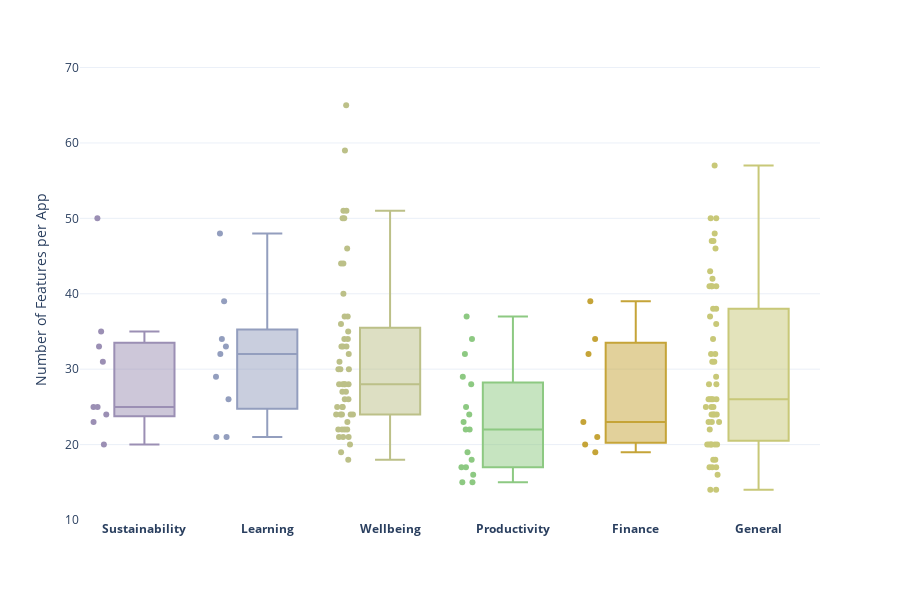

Notebook source saved alongside this figure:
### Code cell
# reorder columns
df_grouped_all = df_grouped_all.reindex(columns=domain_order, level='domain')

# make flat dataframe
df_flat = df_grouped_all.sum().reset_index()
df_flat.columns = ['domain', 'app', 'feature_count']



# boxplot including points for all apps
fig = px.box(df_flat, x='domain',
             y='feature_count',
             color='domain',
             points='all',
             color_discrete_map=color_discrete_map,
             template='plotly_white')

# remove legend
fig.update_layout(showlegend=False, height=600)

# make y start at 10
fig.update_yaxes(range=[10, 71])

# rename y to Number of Features per App
fig.update_yaxes(title='Number of Features per App')

# remove x axis title
fig.update_xaxes(title='', tickfont=dict(weight='bold'))

# show boxplot
fig.show()

# save figure and data
fig.write_image('../images/pdf/12_boxplot.pdf')
fig.write_image('../images/png/12_boxplot.png')

### Figure 1 — Plotly figure (JSON) as saved in the notebook; plotly's stock layout.template omitted (floating-point values rounded to 4 significant figures)
{"data": [{"alignmentgroup": "True", "boxpoints": "all", "hovertemplate": "domain=%{x}<br>feature_count=%{y}<extra></extra>", "legendgroup": "Sustainability", "marker": {"color": "rgb(155,143,180)"}, "name": "Sustainability", "notched": false, "offsetgroup": "Sustainability", "orientation": "v", "showlegend": true, "x": ["Sustainability", "Sustainability", "Sustainability", "Sustainability", "Sustainability", "Sustainability", "Sustainability", "Sustainability", "Sustainability"], "x0": " ", "xaxis": "x", "y": [33.0, 35.0, 23.0, 24.0, 50.0, 20.0, 25.0, 31.0, 25.0], "y0": " ", "yaxis": "y", "type": "box"}, {"alignmentgroup": "True", "boxpoints": "all", "hovertemplate": "domain=%{x}<br>feature_count=%{y}<extra></extra>", "legendgroup": "Learning", "marker": {"color": "rgb(147,158,190)"}, "name": "Learning", "notched": false, "offsetgroup": "Learning", "orientation": "v", "showlegend": true, "x": ["Learning", "Learning", "Learning", "Learning", "Learning", "Learning", "Learning", "Learning", "Learning"], "x0": " ", "xaxis": "x", "y": [32.0, 33.0, 48.0, 39.0, 26.0, 21.0, 29.0, 34.0, 21.0], "y0": " ", "yaxis": "y", "type": "box"}, {"alignmentgroup": "True", "boxpoints": "all", "hovertemplate": "domain=%{x}<br>feature_count=%{y}<extra></extra>", "legendgroup": "Wellbeing", "marker": {"color": "rgb(188,192,136)"}, "name": "Wellbeing", "notched": false, "offsetgroup": "Wellbeing", "orientation": "v", "showlegend": true, "x": ["Wellbeing", "Wellbeing", "Wellbeing", "Wellbeing", "Wellbeing", "Wellbeing", "Wellbeing", "Wellbeing", "Wellbeing", "Wellbeing", "Wellbeing", "Wellbeing", "Wellbeing", "Wellbeing", "Wellbeing", "Wellbeing", "Wellbeing", "Wellbeing", "Wellbeing", "Wellbeing", "Wellbeing", "Wellbeing", "Wellbeing", "Wellbeing", "Wellbeing", "Wellbeing", "Wellbeing", "Wellbeing", "Wellbeing", "Wellbeing", "Wellbeing", "Wellbeing", "Wellbeing", "Wellbeing", "Wellbeing", "Wellbeing", "Wellbeing", "Wellbeing", "Wellbeing", "Wellbeing", "Wellbeing", "Wellbeing", "Wellbeing", "Wellbeing", "Wellbeing", "Wellbeing", "Wellbeing", "Wellbeing", "Wellbeing", "Wellbeing", "Wellbeing", "Wellbeing"], "x0": " ", "xaxis": "x", "y": [26.0, 50.0, 28.0, 50.0, 34.0, 32.0, 24.0, 24.0, 65.0, 28.0, 22.0, 24.0, 37.0, 21.0, 30.0, 34.0, 30.0, 36.0, 26.0, 46.0, 31.0, 25.0, 28.0, 35.0, 21.0, 51.0, 44.0, 25.0, 24.0, 33.0, 33.0, 44.0, 19.0, 20.0, 22.0, 18.0, 24.0, 40.0, 33.0, 25.0, 28.0, 22.0, 22.0, 30.0, 27.0, 27.0, 23.0, 37.0, 59.0, 51.0, 28.0, 21.0], "y0": " ", "yaxis": "y", "type": "box"}, {"alignmentgroup": "True", "boxpoints": "all", "hovertemplate": "domain=%{x}<br>feature_count=%{y}<extra></extra>", "legendgroup": "Productivity", "marker": {"color": "rgb(141,201,130)"}, "name": "Productivity", "notched": false, "offsetgroup": "Productivity", "orientation": "v", "showlegend": true, "x": ["Productivity", "Productivity", "Productivity", "Productivity", "Productivity", "Productivity", "Productivity", "Productivity", "Productivity", "Productivity", "Productivity", "Productivity", "Productivity", "Productivity", "Productivity", "Productivity", "Productivity"], "x0": " ", "xaxis": "x", "y": [22.0, 28.0, 18.0, 32.0, 19.0, 29.0, 37.0, 34.0, 17.0, 15.0, 23.0, 17.0, 22.0, 15.0, 24.0, 25.0, 16.0], "y0": " ", "yaxis": "y", "type": "box"}, {"alignmentgroup": "True", "boxpoints": "all", "hovertemplate": "domain=%{x}<br>feature_count=%{y}<extra></extra>", "legendgroup": "Finance", "marker": {"color": "rgb(197,164,56)"}, "name": "Finance", "notched": false, "offsetgroup": "Finance", "orientation": "v", "showlegend": true, "x": ["Finance", "Finance", "Finance", "Finance", "Finance", "Finance", "Finance"], "x0": " ", "xaxis": "x", "y": [21.0, 19.0, 39.0, 34.0, 23.0, 20.0, 32.0], "y0": " ", "yaxis": "y", "type": "box"}, {"alignmentgroup": "True", "boxpoints": "all", "hovertemplate": "domain=%{x}<br>feature_count=%{y}<extra></extra>", "legendgroup": "General", "marker": {"color": "rgb(200,200,120)"}, "name": "General", "notched": false, "offsetgroup": "General", "orientation": "v", "showlegend": true, "x": ["General", "General", "General", "General", "General", "General", "General", "General", "General", "General", "General", "General", "General", "General", "General", "General", "General", "General", "General", "General", "General", "General", "General", "General", "General", "General", "General", "General", "General", "General", "General", "General", "General", "General", "General", "General", "General", "General", "General", "General", "General", "General", "General", "General", "General", "General", "General", "General", "General", "General", "General", "General", "General", "General", "General"], "x0": " ", "xaxis": "x", "y": [23.0, 47.0, 42.0, 26.0, 24.0, 26.0, 23.0, 31.0, 38.0, 43.0, 50.0, 41.0, 17.0, 36.0, 14.0, 24.0, 26.0, 18.0, 20.0, 25.0, 46.0, 24.0, 32.0, 28.0, 29.0, 24.0, 17.0, 57.0, 23.0, 41.0, 34.0, 41.0, 47.0, 38.0, 41.0, 14.0, 50.0, 28.0, 31.0, 16.0, 18.0, 20.0, 48.0, 26.0, 25.0, 37.0, 22.0, 20.0, 20.0, 20.0, 32.0, 20.0, 17.0, 25.0, 26.0], "y0": " ", "yaxis": "y", "type": "box"}], "layout": {"xaxis": {"anchor": "y", "domain": [0.0, 1.0], "title": {"text": ""}, "categoryorder": "array", "categoryarray": ["Sustainability", "Learning", "Wellbeing", "Productivity", "Finance", "General"], "tickfont": {"weight": "bold"}}, "yaxis": {"anchor": "x", "domain": [0.0, 1.0], "title": {"text": "Number of Features per App"}, "range": [10, 71]}, "legend": {"title": {"text": "domain"}, "tracegroupgap": 0}, "margin": {"t": 60}, "boxmode": "overlay", "showlegend": false, "height": 600}}
